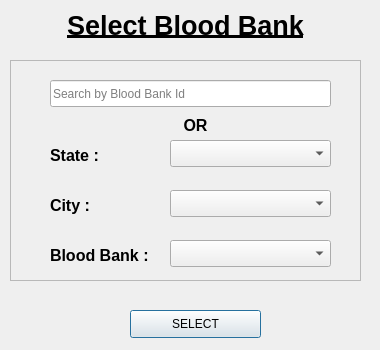
<?xml version="1.0" encoding="UTF-8"?>
<ui version="4.0">
 <class>selectBloodBank</class>
 <widget class="QDialog" name="selectBloodBank">
  <property name="geometry">
   <rect>
    <x>0</x>
    <y>0</y>
    <width>380</width>
    <height>350</height>
   </rect>
  </property>
  <property name="windowTitle">
   <string/>
  </property>
  <widget class="QFrame" name="frame">
   <property name="geometry">
    <rect>
     <x>10</x>
     <y>60</y>
     <width>351</width>
     <height>221</height>
    </rect>
   </property>
   <property name="frameShape">
    <enum>QFrame::StyledPanel</enum>
   </property>
   <property name="frameShadow">
    <enum>QFrame::Raised</enum>
   </property>
   <widget class="QComboBox" name="cityComboBox">
    <property name="geometry">
     <rect>
      <x>160</x>
      <y>130</y>
      <width>161</width>
      <height>27</height>
     </rect>
    </property>
   </widget>
   <widget class="QComboBox" name="bloodBankComboBox">
    <property name="geometry">
     <rect>
      <x>160</x>
      <y>180</y>
      <width>161</width>
      <height>27</height>
     </rect>
    </property>
   </widget>
   <widget class="QComboBox" name="stateComboBox">
    <property name="geometry">
     <rect>
      <x>160</x>
      <y>80</y>
      <width>161</width>
      <height>27</height>
     </rect>
    </property>
   </widget>
   <widget class="QLabel" name="cityLabel">
    <property name="geometry">
     <rect>
      <x>40</x>
      <y>130</y>
      <width>111</width>
      <height>31</height>
     </rect>
    </property>
    <property name="text">
     <string>&lt;html&gt;&lt;head/&gt;&lt;body&gt;&lt;p&gt;&lt;span style=&quot; font-size:12pt; font-weight:600;&quot;&gt;City : &lt;/span&gt;&lt;/p&gt;&lt;/body&gt;&lt;/html&gt;</string>
    </property>
   </widget>
   <widget class="QLabel" name="bloodBankLabel">
    <property name="geometry">
     <rect>
      <x>40</x>
      <y>180</y>
      <width>111</width>
      <height>31</height>
     </rect>
    </property>
    <property name="text">
     <string>&lt;html&gt;&lt;head/&gt;&lt;body&gt;&lt;p&gt;&lt;span style=&quot; font-size:12pt; font-weight:600;&quot;&gt;Blood Bank :&lt;/span&gt;&lt;/p&gt;&lt;/body&gt;&lt;/html&gt;</string>
    </property>
   </widget>
   <widget class="QLabel" name="stateLabel">
    <property name="geometry">
     <rect>
      <x>40</x>
      <y>80</y>
      <width>111</width>
      <height>31</height>
     </rect>
    </property>
    <property name="text">
     <string>&lt;html&gt;&lt;head/&gt;&lt;body&gt;&lt;p&gt;&lt;span style=&quot; font-size:12pt; font-weight:600;&quot;&gt;State : &lt;/span&gt;&lt;/p&gt;&lt;/body&gt;&lt;/html&gt;</string>
    </property>
   </widget>
   <widget class="QLabel" name="ORLabel">
    <property name="geometry">
     <rect>
      <x>130</x>
      <y>50</y>
      <width>111</width>
      <height>31</height>
     </rect>
    </property>
    <property name="text">
     <string>&lt;html&gt;&lt;head/&gt;&lt;body&gt;&lt;p&gt;&lt;span style=&quot; font-size:12pt; font-weight:600;&quot;&gt;OR&lt;/span&gt;&lt;/p&gt;&lt;/body&gt;&lt;/html&gt;</string>
    </property>
    <property name="alignment">
     <set>Qt::AlignCenter</set>
    </property>
   </widget>
   <widget class="QLineEdit" name="searchByID">
    <property name="geometry">
     <rect>
      <x>40</x>
      <y>20</y>
      <width>281</width>
      <height>27</height>
     </rect>
    </property>
    <property name="placeholderText">
     <string>Search by Blood Bank Id</string>
    </property>
   </widget>
  </widget>
  <widget class="QPushButton" name="removeButton">
   <property name="geometry">
    <rect>
     <x>130</x>
     <y>310</y>
     <width>131</width>
     <height>28</height>
    </rect>
   </property>
   <property name="text">
    <string>SELECT</string>
   </property>
  </widget>
  <widget class="QLabel" name="title">
   <property name="geometry">
    <rect>
     <x>20</x>
     <y>0</y>
     <width>331</width>
     <height>51</height>
    </rect>
   </property>
   <property name="text">
    <string>&lt;html&gt;&lt;head/&gt;&lt;body&gt;&lt;p align=&quot;center&quot;&gt;&lt;span style=&quot; font-size:20pt; font-weight:600; text-decoration: underline;&quot;&gt;Select Blood Bank&lt;/span&gt;&lt;/p&gt;&lt;/body&gt;&lt;/html&gt;</string>
   </property>
  </widget>
 </widget>
 <resources/>
 <connections/>
</ui>
